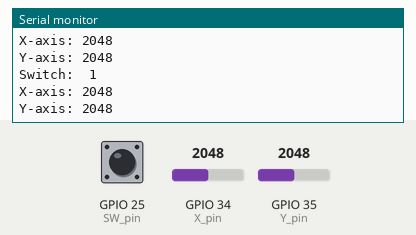
Recording of a sketch running on a simulated ESP32. Shown: the last lines printed to the serial monitor. The inputs (shaded band) are chosen by the test bench; at power-on: GPIO 35 (Y_pin) = 2048, GPIO 34 (X_pin) = 2048, GPIO 25 (SW_pin) HIGH.

Above: at 5.7 s.
5.8 s: GPIO 35 (Y_pin) set to 8
At 6.9 s:
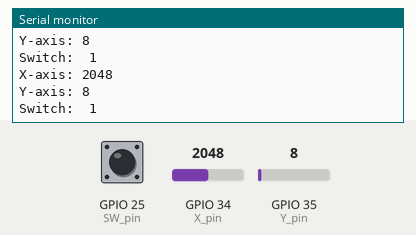
8.8 s: GPIO 35 (Y_pin) set to 11
At 9.9 s:
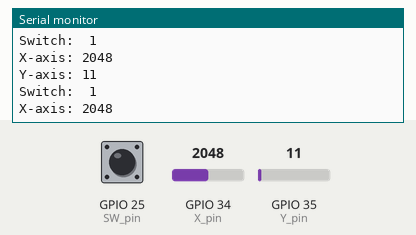
11.8 s: GPIO 34 (X_pin) set to 1055
At 12.8 s:
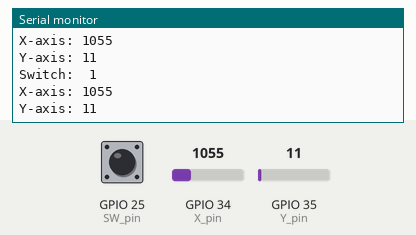
13.3 s: GPIO 34 (X_pin) set to 939
At 14.4 s:
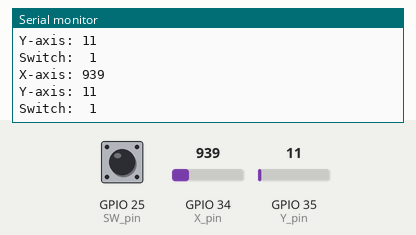
Timing chart, 0 to 16.3 s (numbered marks = the images above; inputs shaded):
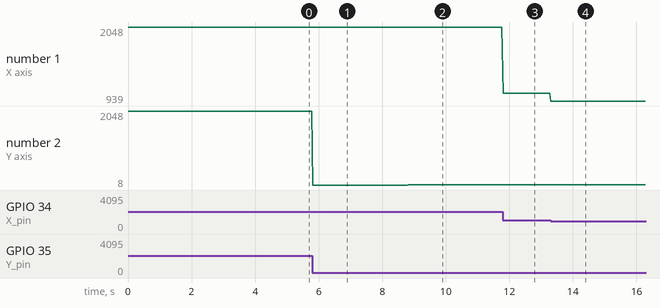

Measured:
- the behaviour switches between 9 and 10 on GPIO 35 (Y_pin) (found by bisection; images 1 and 2)
- the behaviour switches between 1000 and 999 on GPIO 34 (X_pin) (found by bisection; images 3 and 4)
- after the input at 5.8 s, the serial monitor: prints a new line at once (image 1)
- after the input at 8.8 s, the serial monitor: prints a new line at once (image 2)
- after the input at 11.8 s, the serial monitor: prints a new line at once (image 3)
- after the input at 13.3 s, the serial monitor: prints a new line at once (image 4)
- plotted number 1: 2048 → 1055 after the input at 11.8 s, 1055 → 939 after the input at 13.3 s
- plotted number 2: 2048 → 8 after the input at 5.8 s, 8 → 11 after the input at 8.8 s

The sketch:

Joystick_1.ino
```cpp
/*
  Joystick 1

  Reads all three outputs from a joystick module and prints them
  to the Serial Monitor so you can see what the joystick is doing in real time.

  A joystick module has three outputs:
    - X axis:  an analog signal that changes as you push left/right (0–4095)
    - Y axis:  an analog signal that changes as you push up/down (0–4095)
    - Switch:  a digital button — pressing straight down on the stick clicks it

  The circuit:
  - Joystick SW  (switch) → GPIO 25
  - Joystick VRx (X axis) → GPIO 34
  - Joystick VRy (Y axis) → GPIO 35

  Originally from www.elegoo.com, 2016.12.09
  Modified by Theverant, 2020. COVID19 sucks!
  Refactored for ESP32.
*/


// --- PIN NUMBERS ---
// ESP32 GPIO pin numbers

const int SW_pin = 25;  // GPIO 25 — digital pin, reads the joystick's click button
const int X_pin  = 34;  // GPIO 34 — analog input, reads left/right position (ADC input only)
const int Y_pin  = 35;  // GPIO 35 — analog input, reads up/down position (ADC input only)
// Note: GPIO 34 and 35 on the ESP32 are INPUT ONLY — you can read from them but
// not send signals out through them. Perfect for sensors and joysticks.


// =============================================================================
// SETUP — runs ONE TIME when the board powers on
// =============================================================================

void setup() {

  pinMode(SW_pin, INPUT_PULLUP);
  // Set the switch pin as an input.
  // INPUT_PULLUP is a special mode: the pin reads HIGH by default (even when nothing is happening).
  // When the button IS pressed, it reads LOW.
  // This is the opposite of what you might expect! It's how pull-up resistors work —
  // the "pull-up" keeps the signal high until something pulls it to ground (LOW).

  Serial.begin(9600);
  // Start the Serial Monitor connection at 9600 baud.
  // This lets us print text back to the computer and read it in the IDE.
  // Think of it like the board texting its sensor readings to your screen.
}


// =============================================================================
// LOOP — runs FOREVER, continuously, as long as the board has power
// =============================================================================

void loop() {

  Serial.print("Switch:  ");
  // Print the label "Switch:  " to the Serial Monitor.
  // Serial.print() prints WITHOUT a new line at the end (the next print continues on the same line).

  Serial.println(digitalRead(SW_pin));
  // Read the joystick button and print its value.
  // digitalRead returns HIGH (1) or LOW (0).
  // Because we used INPUT_PULLUP: 1 = not pressed, 0 = pressed (yes, it's backwards).
  // Serial.println() prints the value AND then moves to a new line.

  Serial.print("X-axis: ");
  // Print the label for the X axis reading.

  Serial.println(analogRead(X_pin));
  // analogRead() reads an analog voltage and converts it to a number.
  // Unlike digitalRead (which only gives 0 or 1), analogRead gives you a range.
  // On the ESP32, that range is 0 to 4095 (12-bit resolution).
  //   0    = joystick pushed fully to one side
  //   2048 = joystick centered (roughly)
  //   4095 = joystick pushed fully to the other side

  Serial.print("Y-axis: ");
  // Print the label for the Y axis reading.

  Serial.println(analogRead(Y_pin));
  // Same as X — reads a number from 0 to 4095 based on the joystick's up/down position.

  Serial.print("\n\n");
  // Print two blank lines.
  // "\n" is a special code meaning "new line" (like pressing Enter).
  // Two of them puts a gap between each set of readings, making it easier to read.

  delay(10);
  // Wait 10 milliseconds before the loop runs again.
  // Without a delay, readings would scroll past so fast you couldn't read them.
  // 10ms = 100 readings per second — fast enough to feel real-time, slow enough to read.
}
```
